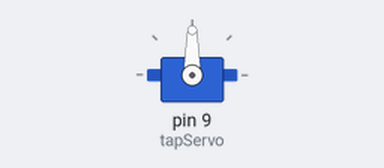
Bench run of a sketch on a simulated Arduino Uno, built with avr-gcc and run on an emulated ATmega328P. On the bench: servo.

Above: at 1.1 s.
At 9.1 s:
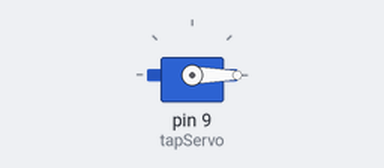
Timing chart, 0 to 10.6 s (numbered marks = the images above):
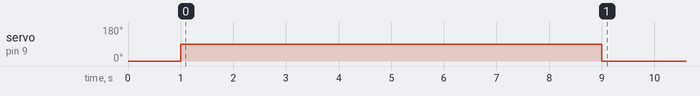

Measured:
- by itself, servo on pin 9 (tapServo): 0° → 90° at 1.0 s, → 0° 8.0 s later

The sketch:

sketch_may27a.ino
```cpp
#include <Servo.h>

Servo tapServo;

void setup() {
  tapServo.attach(9);  // Connect servo signal to Pin 9

  // 1. Start in the CLOSED position
  tapServo.write(0);
  delay(1000);         // Wait 1 second to make sure it's fully closed at start

  // 2. Open the tap to 90 degrees
  tapServo.write(90);

  // 3. Keep it open for exactly 8 seconds (8000 milliseconds)
  delay(8000);

  // 4. Close the tap back to 0 degrees
  tapServo.write(0);
}

void loop() {
  // Leaving this completely empty means the Arduino does absolutely nothing
  // once the setup function finishes. It will stay off forever.
}
```
